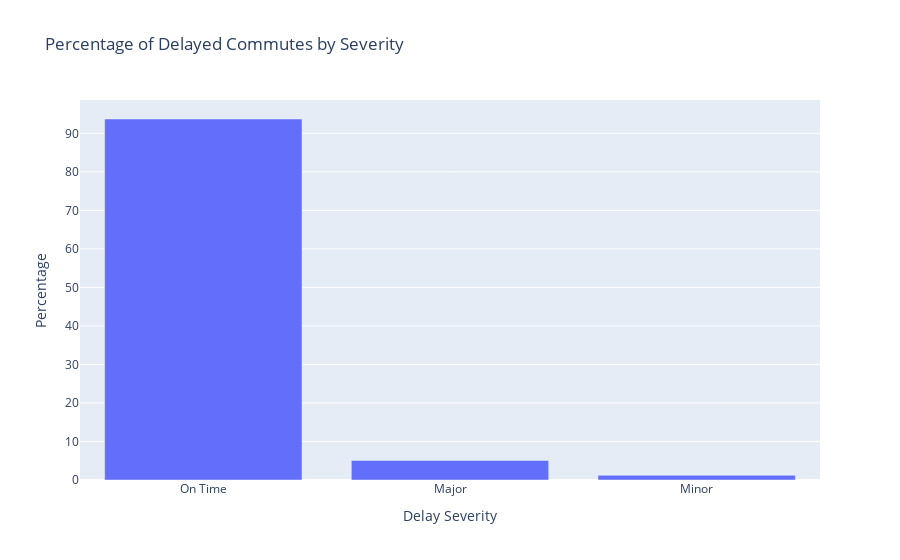

The notebook cell saved with this chart:
### Code cell
# Create the bar plot using Plotly Express
fig = px.bar(delay_severity_counts, x='delay_severity', y='percentage', title="Percentage of Delayed Commutes by Severity",
             labels={'delay_severity': 'Delay Severity', 'percentage': 'Percentage'})
fig.show()

### Figure 1 — Plotly figure (JSON) as saved in the notebook; plotly's stock layout.template omitted (floating-point values rounded to 4 significant figures)
{"data": [{"alignmentgroup": "True", "hovertemplate": "Delay Severity=%{x}<br>Percentage=%{y}<extra></extra>", "legendgroup": "", "marker": {"color": "#636efa", "pattern": {"shape": ""}}, "name": "", "offsetgroup": "", "orientation": "v", "showlegend": false, "textposition": "auto", "type": "bar", "x": ["On Time", "Major", "Minor"], "xaxis": "x", "y": [93.72, 5.063, 1.213], "yaxis": "y"}], "layout": {"barmode": "relative", "legend": {"tracegroupgap": 0}, "title": {"text": "Percentage of Delayed Commutes by Severity"}, "xaxis": {"anchor": "y", "domain": [0, 1], "title": {"text": "Delay Severity"}}, "yaxis": {"anchor": "x", "domain": [0, 1], "title": {"text": "Percentage"}}}}
